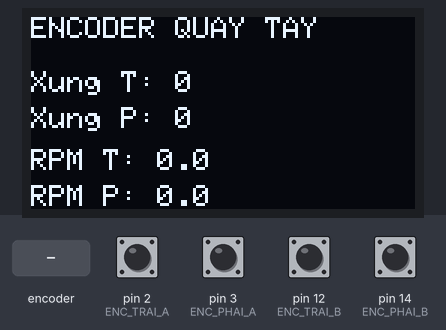
This sketch was run on a simulated Arduino Uno, built with avr-gcc and run on an emulated ATmega328P. Shown: 128×64 one-colour display. The inputs (shaded band) are chosen by the test bench; at power-on: pin 2 (ENC_TRAI_A), pin 3 (ENC_PHAI_A), pin 12 (ENC_TRAI_B), pin 14 (ENC_PHAI_B) HIGH. What the sketch prints to the serial monitor is not drawn.

Above: at 1.2 s.
1.3 s: rotary encoder on pin 2 (ENC_TRAI_A) / pin 12 (ENC_TRAI_B) turned 3 steps (first pin leading)
At 3.7 s:
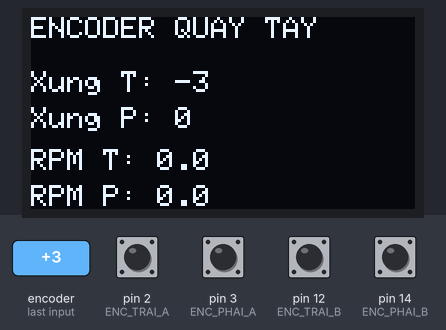
4.0 s: pin 3 (ENC_PHAI_A) pulled LOW for 0.15 s
At 5.7 s:
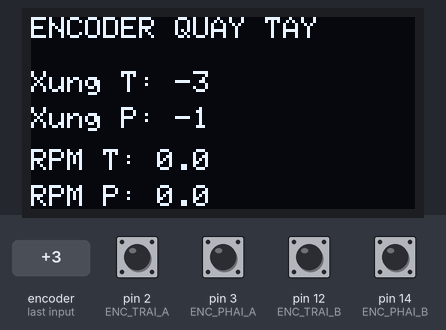
6.5 s: pin 3 (ENC_PHAI_A) pulled LOW for 1 s
At 9.2 s:
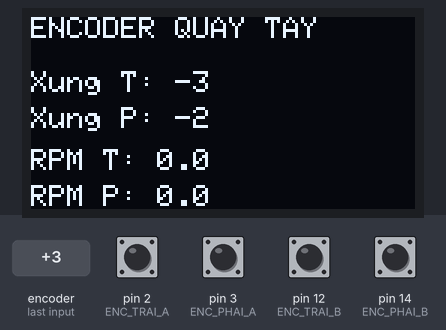
9.5 s: rotary encoder on pin 2 (ENC_TRAI_A) / pin 12 (ENC_TRAI_B) turned 1 step (first pin leading)
At 11.1 s:
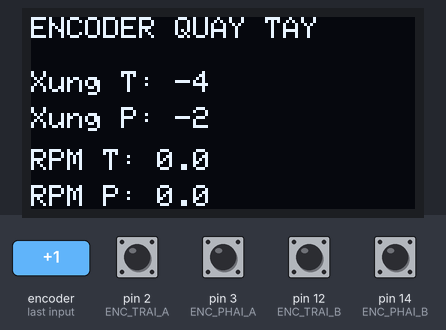
Timing chart, 0 to 12.6 s (numbered marks = the images above; inputs shaded):
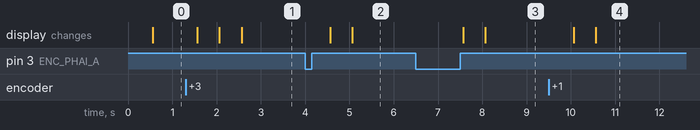

The sketch:

Bai_13_encoder_va_do_toc_do.ino
```cpp
// BÀI 13: ĐỌC ENCODER VÀ TÍNH RPM
#include <Wire.h>
#include <Adafruit_GFX.h>
#include <Adafruit_SSD1306.h>

const uint8_t ENC_TRAI_A = 2;
const uint8_t ENC_TRAI_B = 12;
const uint8_t ENC_PHAI_A = 3;
const uint8_t ENC_PHAI_B = 14;

// Hiệu chỉnh theo encoder và phương pháp đếm thực tế.
const float XUNG_MOI_VONG = 20.0;
const int8_t HE_SO_CHIEU_TRAI = 1;
const int8_t HE_SO_CHIEU_PHAI = -1;

volatile long xungTrai = 0;
volatile long xungPhai = 0;

Adafruit_SSD1306 oled(128, 64, &Wire, -1);

void ngatEncoderTrai() {
  int huong = digitalRead(ENC_TRAI_B) ? 1 : -1;
  xungTrai += huong * HE_SO_CHIEU_TRAI;
}

void ngatEncoderPhai() {
  int huong = digitalRead(ENC_PHAI_B) ? 1 : -1;
  xungPhai += huong * HE_SO_CHIEU_PHAI;
}

void chupSoXung(long &trai, long &phai) {
  noInterrupts();
  trai = xungTrai;
  phai = xungPhai;
  interrupts();
}

void setup() {
  Serial.begin(115200);
  pinMode(ENC_TRAI_A, INPUT_PULLUP);
  pinMode(ENC_TRAI_B, INPUT_PULLUP);
  pinMode(ENC_PHAI_A, INPUT_PULLUP);
  pinMode(ENC_PHAI_B, INPUT_PULLUP);

  attachInterrupt(digitalPinToInterrupt(ENC_TRAI_A),
                  ngatEncoderTrai, RISING);
  attachInterrupt(digitalPinToInterrupt(ENC_PHAI_A),
                  ngatEncoderPhai, RISING);

  Wire.begin();
  if (!oled.begin(SSD1306_SWITCHCAPVCC, 0x3C)) {
    Serial.println("LOI OLED");
    while (true) delay(1000);
  }
  Serial.println("QUAY TUNG BANH BANG TAY");
}

void loop() {
  static unsigned long mocMs = millis();
  static long xungTraiCu = 0;
  static long xungPhaiCu = 0;

  if (millis() - mocMs >= 500) {
    unsigned long bayGio = millis();
    unsigned long dt = bayGio - mocMs;
    mocMs = bayGio;

    long trai, phai;
    chupSoXung(trai, phai);
    long deltaTrai = trai - xungTraiCu;
    long deltaPhai = phai - xungPhaiCu;
    xungTraiCu = trai;
    xungPhaiCu = phai;

    float rpmTrai = deltaTrai * 60000.0 / (XUNG_MOI_VONG * dt);
    float rpmPhai = deltaPhai * 60000.0 / (XUNG_MOI_VONG * dt);

    Serial.print("XUNG T/P: ");
    Serial.print(trai); Serial.print(" / "); Serial.print(phai);
    Serial.print("  RPM T/P: ");
    Serial.print(rpmTrai, 1); Serial.print(" / "); Serial.println(rpmPhai, 1);

    oled.clearDisplay();
    oled.setTextColor(SSD1306_WHITE);
    oled.setTextSize(1);
    oled.setCursor(0, 0);  oled.println("ENCODER QUAY TAY");
    oled.setCursor(0, 18); oled.print("Xung T: "); oled.println(trai);
    oled.setCursor(0, 30); oled.print("Xung P: "); oled.println(phai);
    oled.setCursor(0, 44); oled.print("RPM T: "); oled.println(rpmTrai, 1);
    oled.setCursor(0, 56); oled.print("RPM P: "); oled.println(rpmPhai, 1);
    oled.display();
  }
}
```

Measured:
- after the input at 1.3 s, the display: first changes after 0.26 s (image 1 shows a later state)
- after the input at 4.0 s, the display: first changes after 0.57 s (image 2 shows a later state)
- after the input at 6.5 s, the display: first changes after 1.1 s (image 3 shows a later state)
- after the input at 9.5 s, the display: first changes after 0.57 s (image 4 shows a later state)
